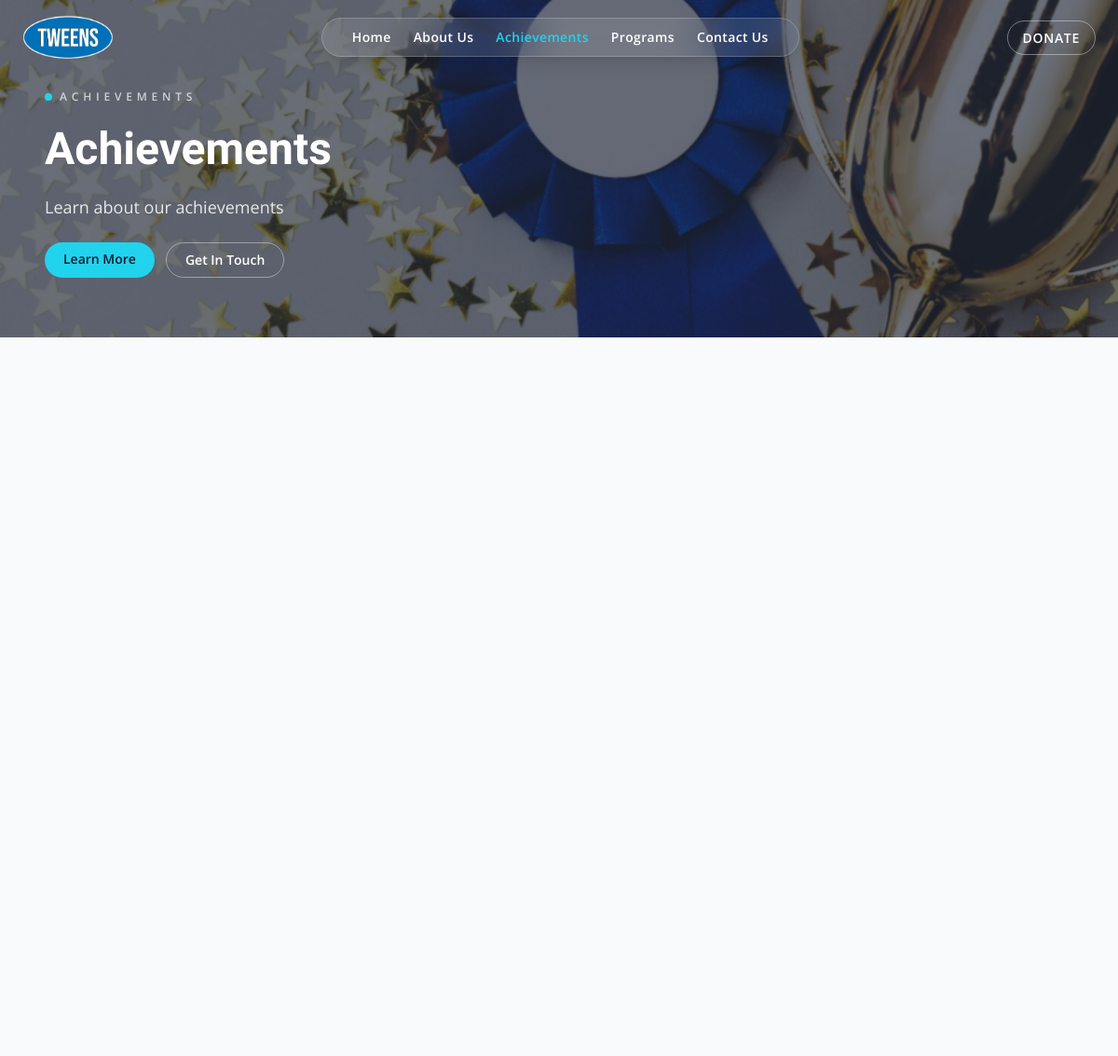
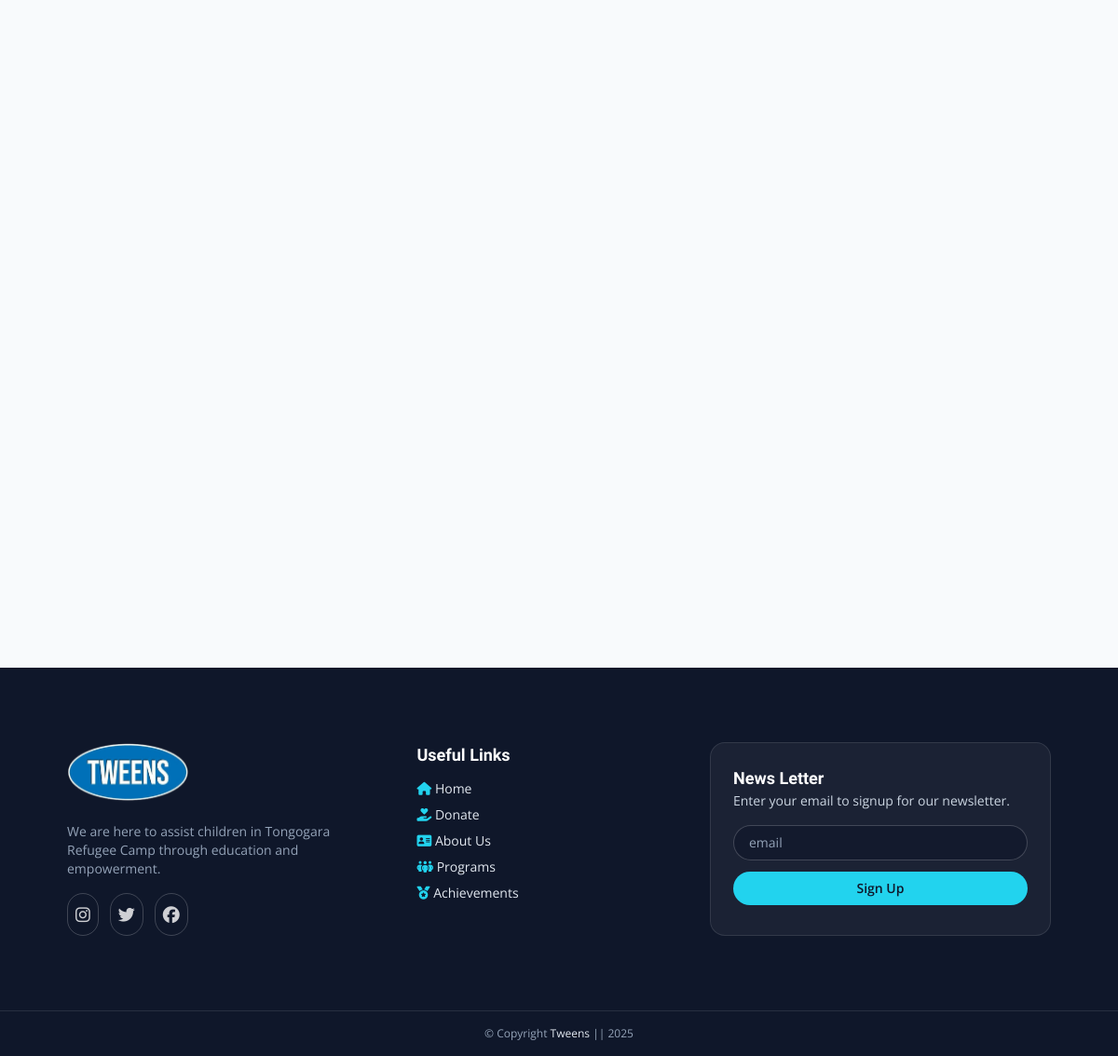
/achievements, run on the app's committed database (2 pictures, top to bottom).
### flask_app/models.py (models this page shows)
class SiteContent(db.Model):
    __tablename__ = "site_content_table"
    __table_args__ = (
        UniqueConstraint("page", "section", "field", name="uq_site_content_key"),
    )
    id = db.Column(db.Integer, primary_key=True)
    page = db.Column(db.String(100), nullable=False)
    section = db.Column(db.String(100), nullable=False)
    field = db.Column(db.String(100), nullable=False)
    value = db.Column(db.Text, nullable=False)
    updated_at = db.Column(db.DateTime, nullable=False, default=datetime.utcnow, onupdate=datetime.utcnow)

### flask_app/app.py (the view)
@app.get("/achievements")
def achievements():
    testimonies = Testimony.query.order_by(Testimony.id.desc()).all()
    achievement_list = Achievement.query.order_by(Achievement.sort_order).all()
    return render_template(
        "achievements.html",
        testimonies=testimonies,
        achievements=achievement_list,
        page_content=get_page_content("achievements"),
        file_js=f'<script src="{url_for("static", filename="myJS/achievements.js")}"></script>',
    )

### flask_app/app.py (called while the page is built)
def get_page_content(page: str) -> dict[str, dict[str, str]]:
    defaults = SITE_CONTENT_DEFAULTS.get(page, {})
    content = {section: dict(fields) for section, fields in defaults.items()}
    rows = SiteContent.query.filter_by(page=page).all()
    for row in rows:
        content.setdefault(row.section, {})[row.field] = row.value
    return content

@app.context_processor
def inject_global_site_content():
    global_content = get_page_content("global")
    return {
        "global_content": global_content.get("branding", {}),
        "footer_content": global_content.get("footer", {}),
        "current_endpoint": request.endpoint,
    }

### flask_app/templates/achievements.html (shortened to what this page needs)
{% set title = 'Achievements' %}
{% set file_css = '' %}
{% set bg_image_url = page_content.hero.background_image %}
{% set topic = page_content.hero.topic %}
{% set caption = page_content.hero.caption %}
{% include 'components/hero.html' %}
<main class="mx-auto flex max-w-6xl flex-col gap-14 px-6 py-12 md:px-8 md:py-16 lg:px-12 lg:py-20">
</main>
{% include 'components/footer.html' %}

### flask_app/templates/components/hero.html (shortened to what this page needs)
<!DOCTYPE html>
<html lang="en">
<head>
    <link rel="stylesheet" href="{{ url_for('static', filename='css/tailwind.css') }}">
    <link rel="stylesheet" href="https://cdnjs.cloudflare.com/ajax/libs/font-awesome/6.7.2/css/all.min.css" />
</head>
<body>
    <div class="nav-banner fixed inset-x-0 top-0 z-50 flex items-center justify-between px-6 py-4 transition-all duration-500">
        <div class="logo flex items-center gap-3">
            <a href="{{ url_for('home') }}" class="inline-flex items-center gap-3">
                <img src="{{ url_for('static', filename=global_content.get('logo_image', 'images/logo.png')) }}" alt="Logo" class="h-12 object-cover">
            </a>
        </div>
        <nav class="hidden md:flex md:items-center md:gap-6 md:rounded-full md:bg-white/10 md:backdrop-blur-xl md:px-8 md:py-2.5 md:border md:border-white/20 md:shadow-lg">
            <a href="{{ url_for('home') }}" class="text-sm font-semibold tracking-wide transition-colors {% if current_endpoint == 'home' %}text-brand-aqua{% else %}text-white hover:text-brand-aqua{% endif %}">Home</a>
            <a href="{{ url_for('about') }}" class="text-sm font-semibold tracking-wide transition-colors {% if current_endpoint == 'about' %}text-brand-aqua{% else %}text-white hover:text-brand-aqua{% endif %}">About Us</a>
            <a href="{{ url_for('achievements') }}" class="text-sm font-semibold tracking-wide transition-colors {% if current_endpoint == 'achievements' %}text-brand-aqua{% else %}text-white hover:text-brand-aqua{% endif %}">Achievements</a>
            <a href="{{ url_for('programs') }}" class="text-sm font-semibold tracking-wide transition-colors {% if current_endpoint == 'programs' %}text-brand-aqua{% else %}text-white hover:text-brand-aqua{% endif %}">Programs</a>
            <a href="{{ url_for('contact') }}" class="text-sm font-semibold tracking-wide transition-colors {% if current_endpoint == 'contact' %}text-brand-aqua{% else %}text-white hover:text-brand-aqua{% endif %}">Contact Us</a>
        </nav>
        <div class="hidden md:block">
            <a href="{{ global_content.get('donate_url', 'https://www.globalgiving.org/projects/transformative-education-for-refugees-in-zimbabwe/') }}" target="_blank" class="rounded-full border border-white/40 px-4 py-2 text-sm font-semibold uppercase tracking-wider text-white transition hover:border-white hover:bg-white/10">Donate</a>
        </div>
    </div>
    <header class="relative min-h-[60vh] bg-cover bg-center" style="background-image: url('{{ url_for('static', filename=bg_image_url) }}');">
        <div class="absolute inset-0" style="background-color: rgba(15, 23, 42, 0.62);"></div>
        <div class="relative z-10">
            <div class="mx-auto flex max-w-6xl flex-col gap-6 px-6 pb-16 pt-24 text-white">
                <div class="flex flex-wrap items-center gap-2 text-xs font-semibold uppercase tracking-[0.4em] text-white/70">
                    <span class="h-2 w-2 rounded-full bg-brand-aqua"></span>
                    {{ topic }}
                </div>
                <h1 class="text-4xl font-semibold leading-tight md:text-5xl">{{ topic }}</h1>
                <p class="max-w-2xl text-base text-white/85 md:text-lg">{{ caption }}</p>
                <div class="flex flex-wrap gap-3">
                    <a href="{{ url_for('about') }}" class="rounded-full bg-brand-aqua px-5 py-2 text-sm font-semibold text-slate-900 transition hover:brightness-110">Learn More</a>
                    <a href="{{ url_for('contact') }}" class="rounded-full border border-white/40 px-5 py-2 text-sm font-semibold text-white transition hover:border-white hover:bg-white/10">Get In Touch</a>
                </div>
            </div>
        </div>
    </header>

### flask_app/templates/components/footer.html (shortened to what this page needs)
<section class="bg-slate-900 text-slate-200">
    <div class="mx-auto grid max-w-6xl gap-10 px-6 py-14 md:px-8 md:py-16 lg:px-12 lg:py-20 md:grid-cols-[1.1fr_0.9fr_1.2fr]">
        <div class="space-y-4">
            <a href="{{ url_for('home') }}" class="inline-flex items-center gap-3">
                <img src="{{ url_for('static', filename=global_content.get('logo_image', 'images/logo.png')) }}" alt="logo" class="h-16 object-cover">
            </a>
            <p class="text-sm text-slate-400">{{ footer_content.get('tagline', 'Refugee-led education initiatives building brighter futures through mentorship, access, and community care.') }}</p>
            <div class="flex gap-3 text-lg">
                <a href="https://www.instagram.com/tweens_tongogara/" target="_blank" class="rounded-full border border-white/20 p-2 text-white/80 transition hover:border-brand-aqua hover:text-brand-aqua"><i class="fa-brands fa-instagram"></i></a>
                <a href="https://x.com/TongogaraTweens" target="_blank" class="rounded-full border border-white/20 p-2 text-white/80 transition hover:border-brand-aqua hover:text-brand-aqua"><i class="fa-brands fa-twitter"></i></a>
                <a href="https://www.facebook.com/tweens.tongo/" target="_blank" class="rounded-full border border-white/20 p-2 text-white/80 transition hover:border-brand-aqua hover:text-brand-aqua"><i class="fa-brands fa-facebook"></i></a>
            </div>
        </div>
        <div class="space-y-3">
            <h2 class="text-lg font-semibold text-white">Useful Links</h2>
            <div class="space-y-2 text-sm">
                <p><i class="fa-solid fa-house text-brand-aqua"></i> <a href="{{ url_for('home') }}">Home</a></p>
                <p><i class="fa-solid fa-hand-holding-heart text-brand-aqua"></i> <a href="{{ global_content.get('donate_url', 'https://www.globalgiving.org/projects/transformative-education-for-refugees-in-zimbabwe/') }}" target="_blank">Donate</a></p>
                <p><i class="fa-solid fa-address-card text-brand-aqua"></i> <a href="{{ url_for('about') }}">About Us</a></p>
                <p><i class="fa-solid fa-people-group text-brand-aqua"></i> <a href="{{ url_for('programs') }}">Programs</a></p>
                <p><i class="fa-solid fa-medal text-brand-aqua"></i> <a href="{{ url_for('achievements') }}">Achievements</a></p>
            </div>
        </div>
        <div class="space-y-4 rounded-2xl border border-white/10 bg-white/5 p-6">
            <div>
                <h2 class="text-lg font-semibold text-white">{{ footer_content.get('newsletter_title', 'News Letter') }}</h2>
                <p class="text-sm text-slate-300">{{ footer_content.get('newsletter_caption', 'Enter your email to signup for our newsletter.') }}</p>
            </div>
            <form action="{{ url_for('newsletter_signup') }}" method="post" class="flex flex-col gap-3">
                <input type="email" placeholder="email" name="newsletter" required class="w-full rounded-full border border-white/20 bg-slate-900/60 px-4 py-2 text-sm text-white placeholder:text-slate-400 focus:border-brand-aqua focus:outline-none">
                <button type="submit" class="rounded-full bg-brand-aqua px-4 py-2 text-sm font-semibold text-slate-900 transition hover:brightness-110">Sign Up</button>
            </form>
        </div>
    </div>
    <div class="border-t border-white/10 py-4 text-center text-xs text-slate-400">
        <p>&copy; Copyright <a href="{{ url_for('news_validate_page') }}" class="text-slate-200">{{ global_content.get('org_name', 'Tweens') }}</a> || {{ footer_content.get('copyright_year', '2025') }}</p>
    </div>
</section>
</body>
</html>

### data on the page
SiteContent: value (picture)
SiteContent: value (picture)
SiteContent: value "ACHIEVEMENTS", value "Achievements"
SiteContent: value "Learn about our achievements"
SiteContent: get "We are here to assist children in Tongogara Refugee Camp through education and empowerment."
SiteContent: get "News Letter"
SiteContent: get "Enter your email to signup for our newsletter."
SiteContent: get "Tweens"
SiteContent: get "2025"
